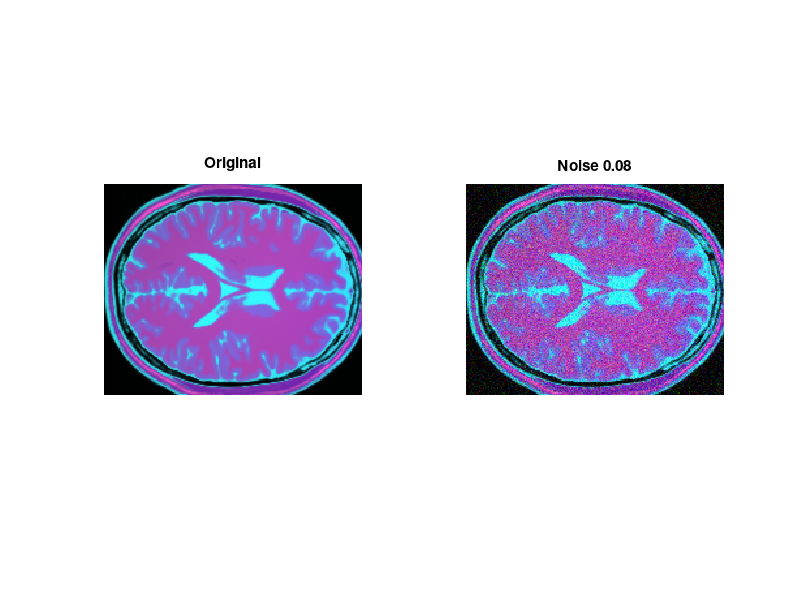

Write the MATLAB code that produced this figure. (Note: this script raises an error after producing the figure.)
clear all; close all
addpath(genpath('..'));

load T1_T2_PD.mat;
img = zeros([size(pd), 3]);
img(:,:,1) = t1;
img(:,:,2) = t2;
img(:,:,3) = pd;

% % Image
I = img;
I = uint8(I*255);
subplot(1,2,1); imshow(I); title('Original');

% Add noise
I = imnoise(I,'gaussian',0,0.008);
subplot(1,2,2); imshow(I); title(['Noise ' num2str(0.08)]);

saveas(gcf,'results/brain_nlm.png')

% Execute NLM
figure;
n_plots = 1;
time = zeros(1,1);
results=zeros([1 size(I)]);

% parameters NLM
M = 5; a = 1;
d=1;
% for d=2:5
    for h=1:29:100
        tic;
        result=nlm(I, d, M, h, a);
        time(n_plots) = toc;
        
        results(n_plots,:,:,:) = result;
        subplot(2,2,n_plots); imshow(result); title(['h = ' num2str(h)]);% ' d = ' num2str(d)]);
        n_plots = n_plots + 1 ;
    end
% end
fprintf("NLM-filter took %.4f sec\n", mean(time))
saveas(gcf,'results/brain_results_dh_nlm.png')

% store environment
filename = 'env/brain_nlm.mat';
save(filename)
